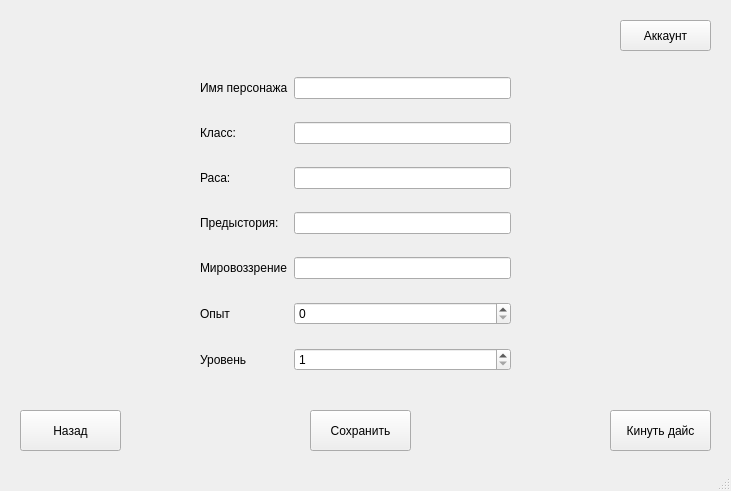
<?xml version="1.0" encoding="UTF-8"?>
<ui version="4.0">
 <class>MainWindow</class>
 <widget class="QMainWindow" name="MainWindow">
  <property name="geometry">
   <rect>
    <x>0</x>
    <y>0</y>
    <width>731</width>
    <height>491</height>
   </rect>
  </property>
  <property name="windowTitle">
   <string>MainWindow</string>
  </property>
  <widget class="QWidget" name="centralwidget">
   <widget class="QPushButton" name="account_btn">
    <property name="geometry">
     <rect>
      <x>620</x>
      <y>20</y>
      <width>91</width>
      <height>31</height>
     </rect>
    </property>
    <property name="text">
     <string>Аккаунт</string>
    </property>
   </widget>
   <widget class="QPushButton" name="throw_dice_btn">
    <property name="geometry">
     <rect>
      <x>610</x>
      <y>410</y>
      <width>101</width>
      <height>41</height>
     </rect>
    </property>
    <property name="text">
     <string>Кинуть дайс</string>
    </property>
   </widget>
   <widget class="QPushButton" name="back_btn">
    <property name="geometry">
     <rect>
      <x>20</x>
      <y>410</y>
      <width>101</width>
      <height>41</height>
     </rect>
    </property>
    <property name="text">
     <string>Назад</string>
    </property>
   </widget>
   <widget class="QWidget" name="gridLayoutWidget">
    <property name="geometry">
     <rect>
      <x>200</x>
      <y>60</y>
      <width>311</width>
      <height>331</height>
     </rect>
    </property>
    <layout class="QGridLayout" name="gridLayout">
     <item row="2" column="1">
      <widget class="QLineEdit" name="species_input"/>
     </item>
     <item row="1" column="1">
      <widget class="QLineEdit" name="class_input"/>
     </item>
     <item row="2" column="0">
      <widget class="QLabel" name="label_2">
       <property name="text">
        <string>Раса:</string>
       </property>
      </widget>
     </item>
     <item row="1" column="0">
      <widget class="QLabel" name="label">
       <property name="text">
        <string>Класс:</string>
       </property>
      </widget>
     </item>
     <item row="6" column="0">
      <widget class="QLabel" name="label_6">
       <property name="text">
        <string>Уровень</string>
       </property>
      </widget>
     </item>
     <item row="5" column="0">
      <widget class="QLabel" name="label_5">
       <property name="text">
        <string>Опыт</string>
       </property>
      </widget>
     </item>
     <item row="4" column="0">
      <widget class="QLabel" name="label_4">
       <property name="text">
        <string>Мировоззрение</string>
       </property>
      </widget>
     </item>
     <item row="3" column="0">
      <widget class="QLabel" name="label_3">
       <property name="text">
        <string>Предыстория:</string>
       </property>
      </widget>
     </item>
     <item row="3" column="1">
      <widget class="QLineEdit" name="background_input"/>
     </item>
     <item row="4" column="1">
      <widget class="QLineEdit" name="worldview_input"/>
     </item>
     <item row="0" column="0">
      <widget class="QLabel" name="label_7">
       <property name="text">
        <string>Имя персонажа</string>
       </property>
      </widget>
     </item>
     <item row="0" column="1">
      <widget class="QLineEdit" name="name_input"/>
     </item>
     <item row="5" column="1">
      <widget class="QSpinBox" name="exp_input">
       <property name="maximum">
        <number>1000000</number>
       </property>
      </widget>
     </item>
     <item row="6" column="1">
      <widget class="QSpinBox" name="level_input">
       <property name="minimum">
        <number>1</number>
       </property>
       <property name="maximum">
        <number>200</number>
       </property>
      </widget>
     </item>
    </layout>
   </widget>
   <widget class="QPushButton" name="save_btn">
    <property name="geometry">
     <rect>
      <x>310</x>
      <y>410</y>
      <width>101</width>
      <height>41</height>
     </rect>
    </property>
    <property name="text">
     <string>Сохранить</string>
    </property>
   </widget>
  </widget>
  <widget class="QStatusBar" name="statusbar"/>
 </widget>
 <resources/>
 <connections/>
</ui>
